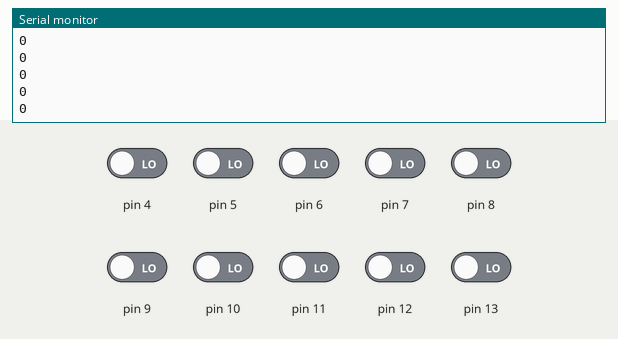
This sketch was run on a simulated Arduino Uno, built with avr-gcc and run on an emulated ATmega328P. Shown: the last lines printed to the serial monitor. The inputs (shaded band) are chosen by the test bench; at power-on: pin 4–13 LOW.

Above: at 1.2 s.
1.3 s: pin 4 driven HIGH
At 2.4 s:
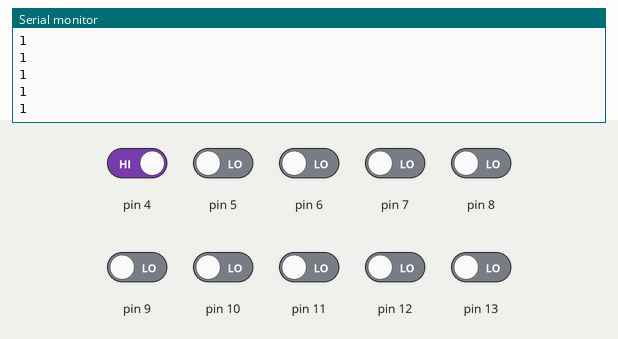
2.8 s: pin 5 driven HIGH
At 3.9 s:
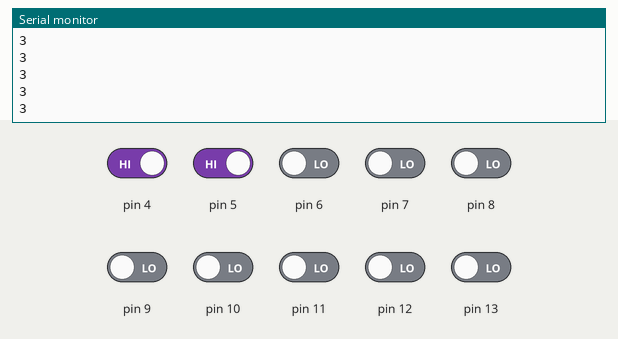
4.3 s: pin 6 driven HIGH
At 4.8 s:
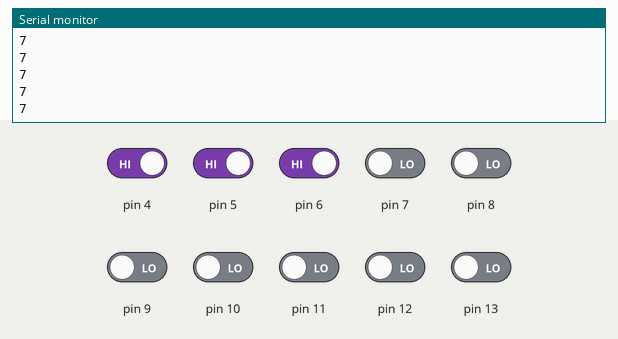
5.8 s: pin 7 driven HIGH
At 6.9 s:
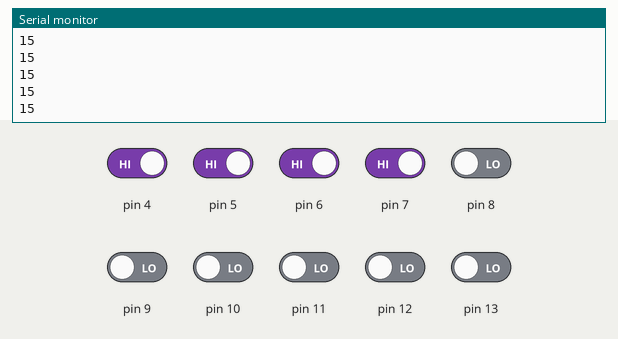
7.3 s: pin 8 driven HIGH
At 8.1 s:
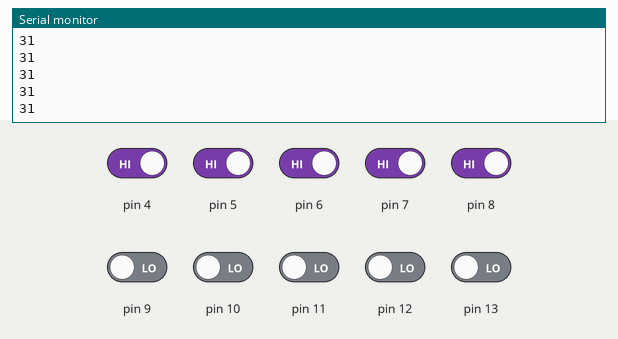
Timing chart, 0 to 8.8 s (numbered marks = the images above; inputs shaded):
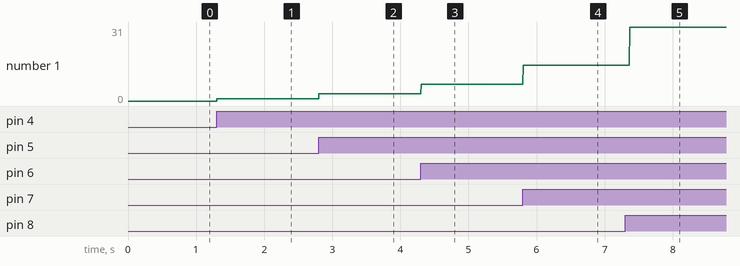

The sketch:

dipSwitch.ino
```cpp
void setup() {
  Serial.begin(9600);
}
int numberOfBits = 10;
int bits[10];
void loop() {
  int val = 0;
  for(int i = 0; i < numberOfBits; i++) {
    val += digitalRead(i+4)*(round(pow(2, i)));
  }
  Serial.println(val);
}
```

Measured:
- after the input at 1.3 s, the serial monitor: prints a new line at once (image 1)
- after the input at 2.8 s, the serial monitor: prints a new line at once (image 2)
- after the input at 4.3 s, the serial monitor: prints a new line at once (image 3)
- after the input at 5.8 s, the serial monitor: prints a new line at once (image 4)
- after the input at 7.3 s, the serial monitor: prints a new line after 0.07 s (image 5)
- plotted number 1: 0 → 1 after the input at 1.3 s, 1 → 3 after the input at 2.8 s, 3 → 7 after the input at 4.3 s, 7 → 15 after the input at 5.8 s, 15 → 31 after the input at 7.3 s
